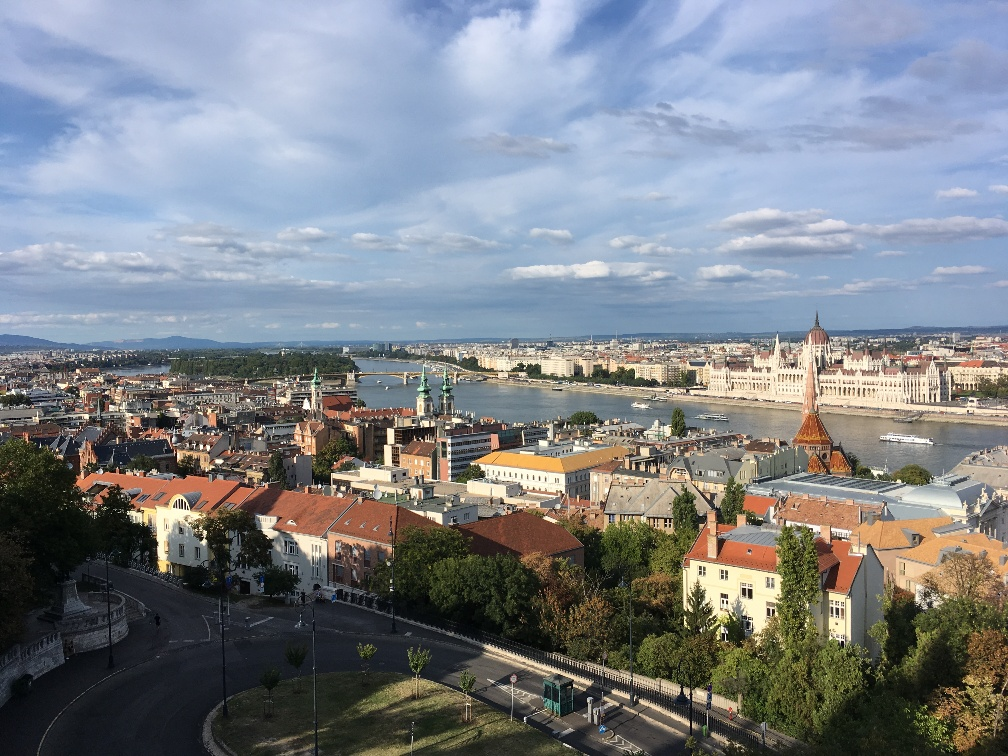
#> input picture MP3/MP3/Q1/stitch/left.jpg, 1008 x 756 px
$ jupyter execute check1.ipynb
#> lines starting #> are read from the running program, lines starting #| are printed output that depends on the picture; after the words box and inside, x2 and y2 are one past the last pixel; in counts of white or black regions, pixels touching at a corner belong together; long printed decimals are rounded
# Image Stitching (Python)

## Usage
This code snippet provides an overall code structure and some interactive plot interfaces for the Stitching Pairs of Images section of MP 3. In main function, we outline the required functionalities step by step. Feel free to make modifications on the starter code if it's necessary.

## Package installation
- `opencv`
- `numpy`
- `skimage`
- `scipy`

# Common imports

[cell 1]
import numpy as np
import skimage
import cv2
import matplotlib.pyplot as plt
from scipy.spatial import distance
import scipy
import skimage.io
import random
import skimage.transform
from PIL import Image

# Helper functions

[cell 2]
def imread(fname):
    """
    read image into np array from file
    """
    return skimage.io.imread(fname)

def imread_bw(fname):
    """
    read image as gray scale format
    """
    return cv2.cvtColor(imread(fname), cv2.COLOR_BGR2GRAY)


def imshow(img):
    """
    show image
    """
    skimage.io.imshow(img)

def get_sift_data(img):
    """
    detect the keypoints and compute their SIFT descriptors with opencv library
    """
    sift = cv2.SIFT_create()
    kp, des = sift.detectAndCompute(img, None)
    return kp, des

def plot_inlier_matches(ax, img1, img2, inliers):
    """
    plot the match between two image according to the matched keypoints
    :param ax: plot handle
    :param img1: left image
    :param img2: right image
    :inliers: x,y in the first image and x,y in the second image (Nx4)
    """

    res = np.hstack([img1, img2])
    ax.set_aspect('equal')
    ax.imshow(res, cmap='gray')

    ax.plot(inliers[:,0], inliers[:,1], '+r')
    ax.plot(inliers[:,2] + img1.shape[1], inliers[:,3], '+r')
    ax.plot([inliers[:,0], inliers[:,2] + img1.shape[1]],
            [inliers[:,1], inliers[:,3]], 'r', linewidth=0.4)
    ax.axis('off')

# Your implementations

[cell 3]
def get_best_matches(img1, img2, num_matches):
    kp1, des1 = get_sift_data(img1)
    kp2, des2 = get_sift_data(img2)
    kp1, kp2 = np.array(kp1), np.array(kp2)

    # Find distance between descriptors in images
    dist = scipy.spatial.distance.cdist(des1, des2, 'sqeuclidean')

    # Write your code to get the matches according to dist
    # <YOUR CODE>

    idx1 = np.where(dist < num_matches)[0]
    idx2 = np.where(dist < num_matches)[1]
    c1 = []
    c2 = []
    for idx in idx1:
        c1.append(kp1[idx].pt)
    c1 = np.array(c1)

    for idx in idx2:
        c2.append(kp2[idx].pt)
    c2 = np.array(c2)

    # put into pairs of coords
    if len(c1) == 0 and len(c2) == 0:
        print("num_matches is too small")
        return []

    best_matches = np.concatenate((c1, c2), axis=1)

    return best_matches

[cell 4]
def ransac(img1, img2, matches, thres_ransac):
    """
    write your ransac code to find the best model, inliers, and residuals
    """
    # <YOUR CODE>
    itertimes = 1000
    inliners = 0
    max_inliers = 0

    for iter in range(0, itertimes):
        subset_idx = random.sample(range(matches.shape[0]), k=4)
        subset = matches[subset_idx]

        H = compute_homography(subset)

        # check if it is full rank
        if np.linalg.matrix_rank(H) < 3:
            continue

        # the norm of error caused if we choose the above subset
        errors = get_errors(matches, H)
        idx = np.where(errors < thres_ransac)[0]
        inlinerspts = matches[idx]

        # find the best number of inliners
        inliners = len(inlinerspts)
        if inliners >= max_inliers:
            which_inliners = inlinerspts.copy()
            max_inliers = inliners
            best_H = H.copy()

            avg_residual = sum(get_errors(matches[idx], H)) / inliners

    print("num of inliners: " + str(max_inliers) + " average residual: " + str(avg_residual))

    return which_inliners, avg_residual, best_H, max_inliers

def get_errors(matches, H):
    # difference between original img2 points and transformed img1 points with H
    num_pairs = len(matches)
    # all matching points in img1
    p1 = np.concatenate((matches[:, 0:2], np.ones((1, num_pairs)).T), axis=1)
    # all matching points in img2
    p2 = matches[:, 2:4]

    # Transform every point in p1 to estimate p2.
    transformed_p1 = np.zeros((num_pairs, 2))
    for i in range(num_pairs):
        transformed_p1[i] = (np.matmul(H, p1[i]) / np.matmul(H, p1[i])[-1])[0:2]

    # Compute error of each matching pair
    errors = np.linalg.norm(p2 - transformed_p1, axis=1) ** 2
    return errors

[cell 5]
def compute_homography(subset):
    """
    write your code to compute homography according to the matches
    """
    # calculate the fitted homography
    A = []

    for i in range(subset.shape[0]):
        p1 = np.append(subset[i][0:2], 1)
        p2 = np.append(subset[i][2:4], 1)

        row1 = [0, 0, 0, p1[0], p1[1], p1[2], -p2[1]*p1[0], -p2[1]*p1[1], -p2[1]*p1[2]]
        row2 = [p1[0], p1[1], p1[2], 0, 0, 0, -p2[0]*p1[0], -p2[0]*p1[1], -p2[0]*p1[2]]
        A.append(row1)
        A.append(row2)

    A = np.array(A)

    U, s, V = np.linalg.svd(A)
    H = V[len(V)-1].reshape(3, 3)

    # normalize
    H = H / H[2, 2]
    return H

[cell 6]
def warp_images(image0, image1, H):
    """
    write your code to stitch images together according to the homography
    """
    transform = skimage.transform.ProjectiveTransform(H)
    warp = skimage.transform.warp

    r, c = image1.shape[:2]
    # Note that transformations take coordinates in (x, y) format,
    # not (row, column), in order to be consistent with most literature
    corners = np.array([[0, 0],
                        [0, r],
                        [c, 0],
                        [c, r]])

    # Warp the image corners to their new positions
    warped_corners = transform(corners)

    # Find the extents of both the reference image and the warped
    # target image
    all_corners = np.vstack((warped_corners, corners))

    corner_min = np.min(all_corners, axis=0)
    corner_max = np.max(all_corners, axis=0)

    output_shape = (corner_max - corner_min)
    output_shape = np.ceil(output_shape[::-1])

    offset = skimage.transform.SimilarityTransform(translation=-corner_min)

    image0_ = warp(image0, offset.inverse, output_shape=output_shape, cval=-1)

    image1_ = warp(image1, (transform + offset).inverse, output_shape=output_shape, cval=-1)

    image0_zeros = warp(image0, offset.inverse, output_shape=output_shape, cval=0)

    image1_zeros = warp(image1, (transform + offset).inverse, output_shape=output_shape, cval=0)

    overlap = (image0_ != -1.0 ).astype(int) + (image1_ != -1.0).astype(int)
    overlap += (overlap < 1).astype(int)
    merged = (image0_zeros+image1_zeros)/overlap

    im = Image.fromarray((255*merged).astype('uint8'), mode='RGB')
    im = np.asarray(im)

    return im

# Main functions

#### Load images

[cell 7]
img1 = imread('./stitch/left.jpg')
#> in imread, returned value is the input picture: shape (756, 1008, 3); mean R, G, B 125.8, 130.7, 137.1
img2 = imread('./stitch/right.jpg')
#> call 2 of imread, with fname = './stitch/right.jpg'
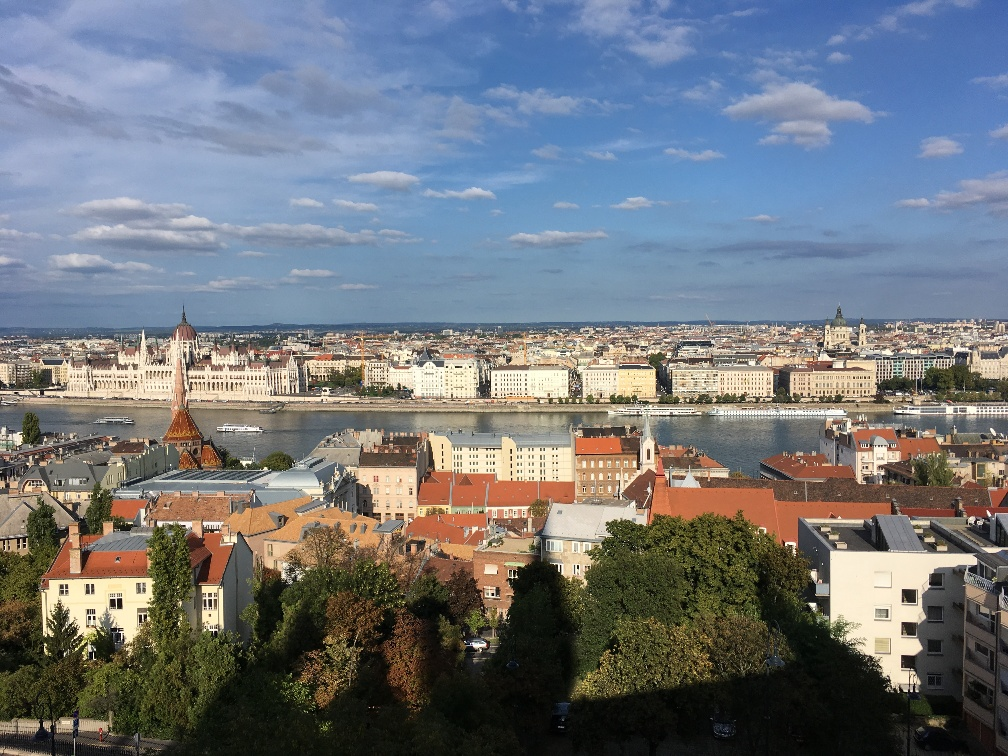
#> input picture MP3/MP3/Q1/stitch/right.jpg, 1008 x 756 px
#> in imread, returned value is the input picture: shape (756, 1008, 3); mean R, G, B 113.4, 118.5, 125

#### Part (3) compute and display the initial SIFT matching result

[cell 8]
data = get_best_matches(img1, img2, 5000)
#> in get_sift_data, `kp, des = sift.detectAndCompute(img, None)`: kp = 3964 keypoints; strongest (x, y, size): (83, 499, 1.9), (201, 447, 2.7), (259, 438, 2.2), (208, 447, 3)
#> in get_best_matches, `kp1, des1 = get_sift_data(img1)`: kp1 has the same summary as kp in get_sift_data
#> in get_sift_data (call 2), `kp, des = sift.detectAndCompute(img, None)`: kp = 4140 keypoints; strongest (x, y, size): (493, 594, 1.9), (89, 618, 2.2), (813, 605, 4.3), (909, 596, 9.7)
#> in get_best_matches, `kp2, des2 = get_sift_data(img2)`: kp2 has the same summary as kp in get_sift_data
#> in get_best_matches, `dist = scipy.spatial.distance.cdist(des1, des2, 'sqeuclidean')`:
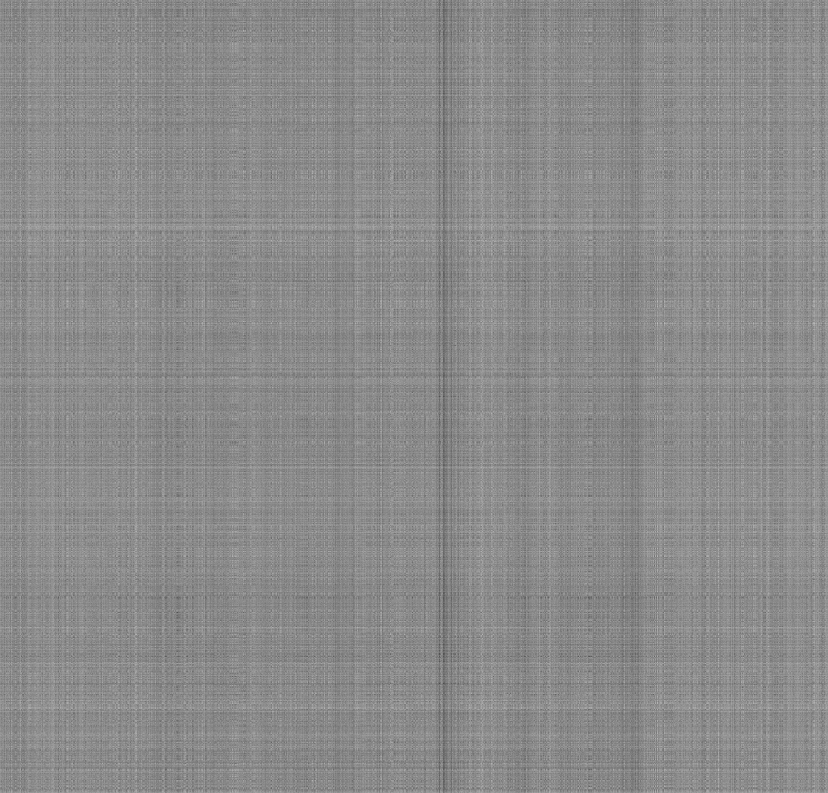
#> dist: shape (3964, 4140) float64 (shown at 1/5 size); min 2350, max 502074, mean 275632.5; drawn with min black and max white
#> in get_best_matches, `idx1 = np.where(dist < num_matches)[0]`: idx1 = [2746, 2817, 2818, 2917, 2947, 3058, 3059, 3095, 3099, 3111, 3164, 3273]
#> in get_best_matches, `idx2 = np.where(dist < num_matches)[1]`: idx2 = [516, 581, 580, 681, 751, 847, 849, 903, 920, 909, 946, 1056]
#> the loop in get_best_matches, `for idx in idx1:` made 12 passes
#> idx on passes 1 to 12: 2746, 2817, 2818, 2917, 2947, 3058, 3059, 3095, 3099, 3111, 3164, 3273
#> after the loop in get_best_matches, `for idx in idx1:`: c1 = [(747.9, 238.7), (760.4, 236), (760.8, 239.1), (778.8, 240.3), (785.6, 474.4), (808.1, 352.4), (808.1, 352.4), (815.2, 424.5), (815.9, 528.3), (817.4, 391), (825.2, 325), (847.3, 363.8)]
#> in get_best_matches, `c1 = np.array(c1)`: c1 = [[747.9, 238.7], [760.4, 236], [760.8, 239.1], [778.8, 240.3], [785.6, 474.4], [808.1, 352.4], [808.1, 352.4], [815.2, 424.5], [815.9, 528.3], [817.4, 391], [825.2, 325], [847.3, 363.8]]
#> the loop in get_best_matches, `for idx in idx2:` made 12 passes
#> idx on passes 1 to 12: 516, 581, 580, 681, 751, 847, 849, 903, 920, 909, 946, 1056
#> after the loop in get_best_matches, `for idx in idx2:`: c2 = [(107.1, 228.2), (120.7, 226.1), (120.7, 229.4), (141.8, 232.4), (156, 473.8), (175.9, 348.6), (175.9, 348.6), (185.4, 419.9), (188.1, 524.3), (186.7, 387), (192, 320.6), (215.4, 359.1)]
#> in get_best_matches, `c2 = np.array(c2)`: c2 = [[107.1, 228.2], [120.7, 226.1], [120.7, 229.4], [141.8, 232.4], [156, 473.8], [175.9, 348.6], [175.9, 348.6], [185.4, 419.9], [188.1, 524.3], [186.7, 387], [192, 320.6], [215.4, 359.1]]
#> in get_best_matches, `best_matches = np.concatenate((c1, c2), axis=1)`: best_matches = [[747.9, 238.7, 107.1, 228.2], [760.4, 236, 120.7, 226.1], [760.8, 239.1, 120.7, 229.4], [778.8, 240.3, 141.8, 232.4], [785.6, 474.4, 156, 473.8], [808.1, 352.4, 175.9, 348.6], [808.1, 352.4, 175.9, 348.6], [815.2, 424.5, 185.4, 419.9], [815.9, 528.3, 188.1, 524.3], [817.4, 391, 186.7, 387], [825.2, 325, 192, 320.6], [847.3, 363.8, 215.4, 359.1]]
#> data has the same summary as best_matches in get_best_matches
fig, ax = plt.subplots(figsize=(20,10))
plot_inlier_matches(ax, img1, img2, data)
#> in plot_inlier_matches, `res = np.hstack([img1, img2])`:
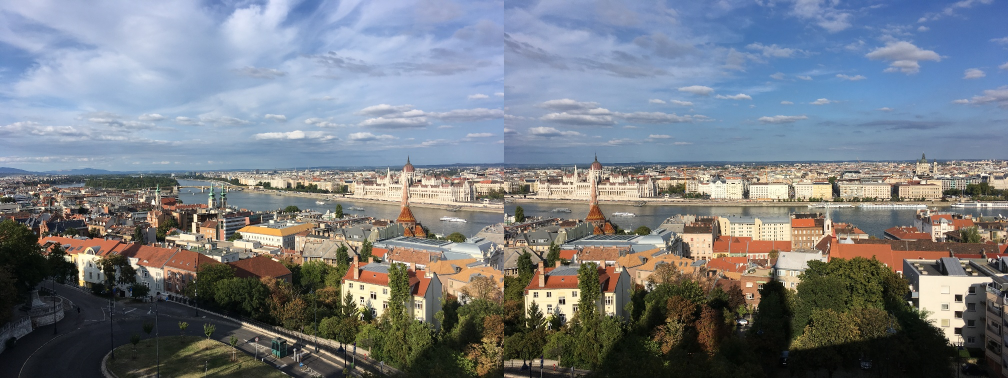
#> res: shape (756, 2016, 3) (shown at 1/2 size); mean R, G, B 119.6, 124.6, 131.1
fig.savefig('sift_match.pdf', bbox_inches='tight')
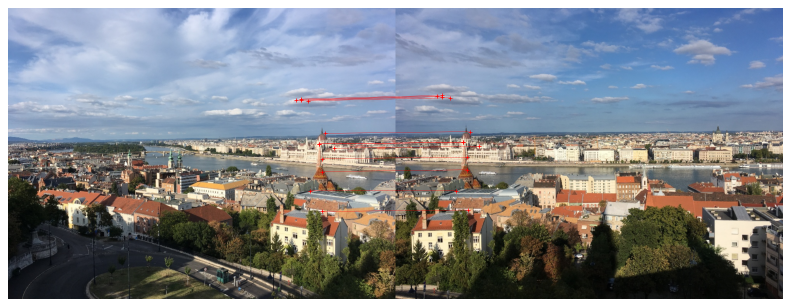
#> figure drawn by matplotlib, 1 panel

#### Part (4) performn RANSAC to get the homography and inliers

[cell 9]
# display the inlier matching, report the average residual
# <YOUR CODE>
img1 = imread('./stitch/left.jpg')
img2 = imread('./stitch/right.jpg')
matches = get_best_matches(img1, img2, 10000)
#> in get_sift_data (call 3), `kp, des = sift.detectAndCompute(img, None)`: kp = 3964 keypoints; strongest (x, y, size): (83, 499, 1.9), (201, 447, 2.7), (259, 438, 2.2), (208, 447, 3)
#> in get_sift_data (call 4), `kp, des = sift.detectAndCompute(img, None)`: kp = 4140 keypoints; strongest (x, y, size): (493, 594, 1.9), (89, 618, 2.2), (813, 605, 4.3), (909, 596, 9.7)
#> the loop in get_best_matches (call 2), `for idx in idx1:` made 59 passes
#> idx on passes 1 to 12: 2348, 2417, 2420, 2564, 2579, 2689, 2700, 2746, 2784, 2799, 2817, 2818
#> the loop in get_best_matches (call 2), `for idx in idx2:` made 59 passes
#> idx on passes 1 to 12: 108, 223, 194, 358, 353, 501, 492, 516, 572, 588, 581, 580
#> in get_best_matches (call 2), `best_matches = np.concatenate((c1, c2), axis=1)`: best_matches = 59 rows, first 6: [672.8, 433.7, 24.92, 441], [687.3, 588.8, 47.27, 609.6], [687.7, 380.1, 42.08, 380.3], [713.7, 442.3, 75.44, 447.5], [716.2, 381.5, 75.36, 380.9], [737, 480, 103.5, 485.2]
#> matches has the same summary as best_matches in get_best_matches
data, avg_residual, best_H, max_inliers = ransac(img1, img2, matches, 10000)
#> the loop in ransac, `for iter in range(0, itertimes):` made 1000 passes
#> (inliners, avg_residual) on passes 1 to 12: (59, 11.67), (59, 3.07), (59, 4.96), (59, 0.888), (59, 16.86), (59, 14.85), (59, 81.58), (59, 83.64), (59, 1.11), (59, 3.54), (59, 137.6), (59, 25.86)
#> inliners on passes 21, 32, 42, 45, 46, 106: 58, 38, 58, 57, 52, 59
#> after the loop in ransac, `for iter in range(0, itertimes):`: avg_residual = 3.5; best_H = [[4.27, 0.184, -2877.9], [1.08, 3.76, -938], [0.00311, 0.000256, 1]]; max_inliers = 59; which_inliners has the same summary as best_matches in get_best_matches
#| num of inliners: 59 average residual: 3.504
fig, ax = plt.subplots(figsize=(20,10))
plot_inlier_matches(ax, img1, img2, data)

print("Average residual:", avg_residual)
#| Average residual: 3.504
print("Inliers:", max_inliers)
#| Inliers: 59
fig.savefig('ransac_match.pdf', bbox_inches='tight')

#### Part (5) warp images to stitch them together

[cell 10]
# display and report the stitching results
# <YOUR CODE>
img1 = imread('./stitch/left.jpg')
img2 = imread('./stitch/right.jpg')

# stitched_img = stitch_img(img1, img2, best_H)
stitched_img = warp_images(img2, img1, best_H)
#> in warp_images, `image1_ = warp(image1, (transform + offset).inverse, output_shape=outp..`:
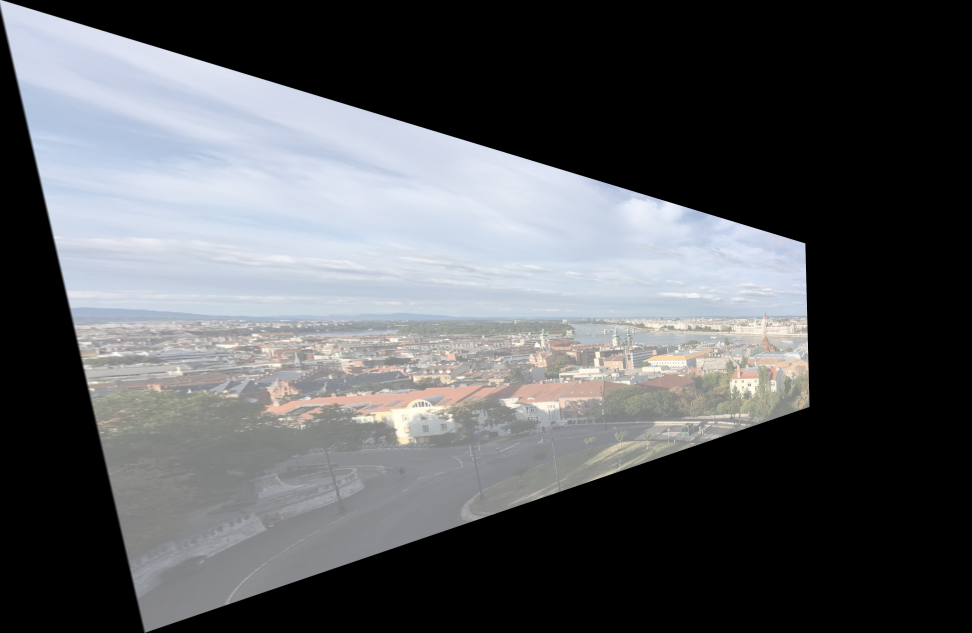
#> image1_: shape (2531, 3886, 3) float64 (shown at 1/4 size); mean R, G, B -0.309, -0.294, -0.27; drawn with min black and max white
#> in warp_images, `overlap = (image0_ != -1.0 ).astype(int) + (image1_ != -1.0).astype(int)`:
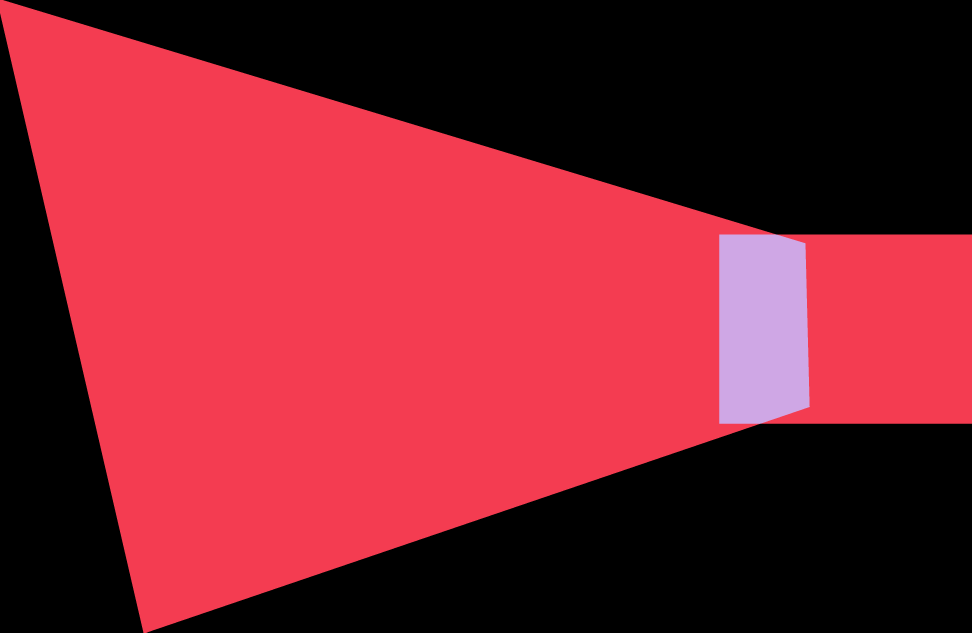
#> overlap: shape (2531, 3886, 3) int64 (shown at 1/4 size); 3 distinct labels, from 0 to 2; one colour per label, 0 black
#> in warp_images, `overlap += (overlap < 1).astype(int)`:
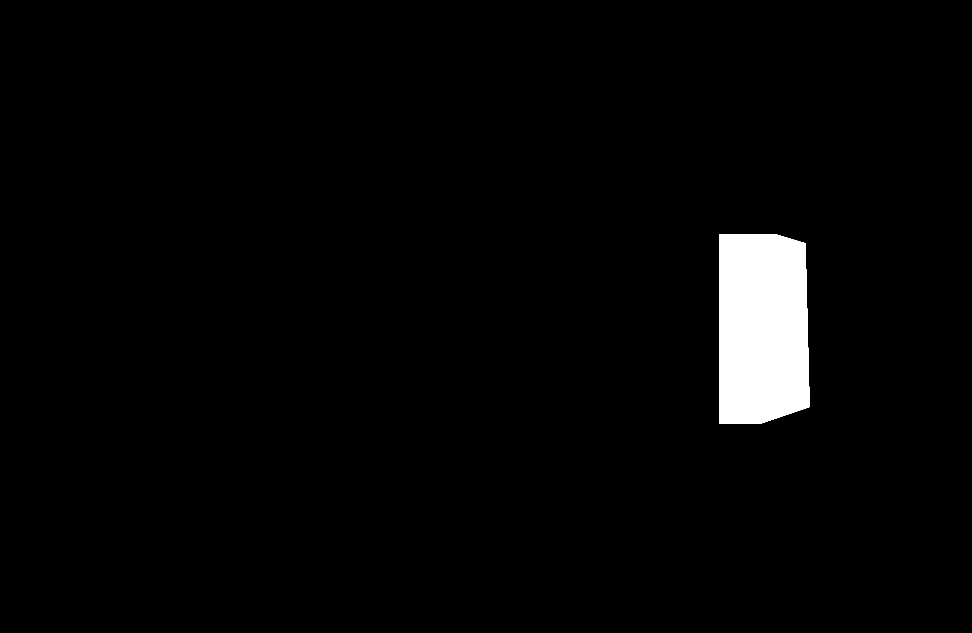
#> overlap: shape (2531, 3886, 3) int64 (shown at 1/4 size); values 1 (black) and 2 (white), 2.6% white; 1 white region, box (x1, y1, x2, y2) and area: (2877, 938, 3239, 1695) 259023
#> in warp_images, `merged = (image0_zeros+image1_zeros)/overlap`:
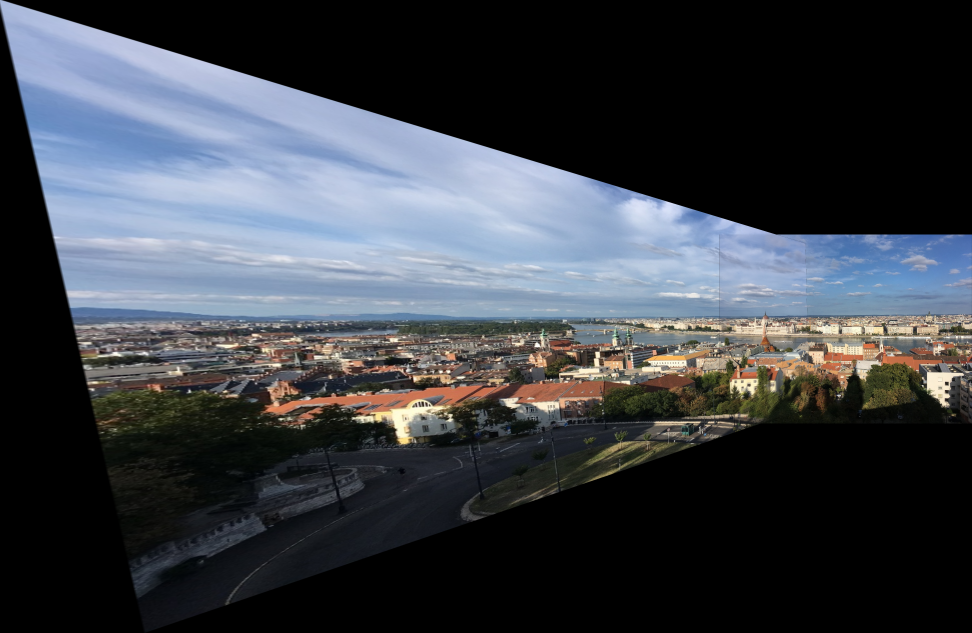
#> merged: shape (2531, 3886, 3) float64 (shown at 1/4 size); mean R, G, B 0.235, 0.251, 0.278
